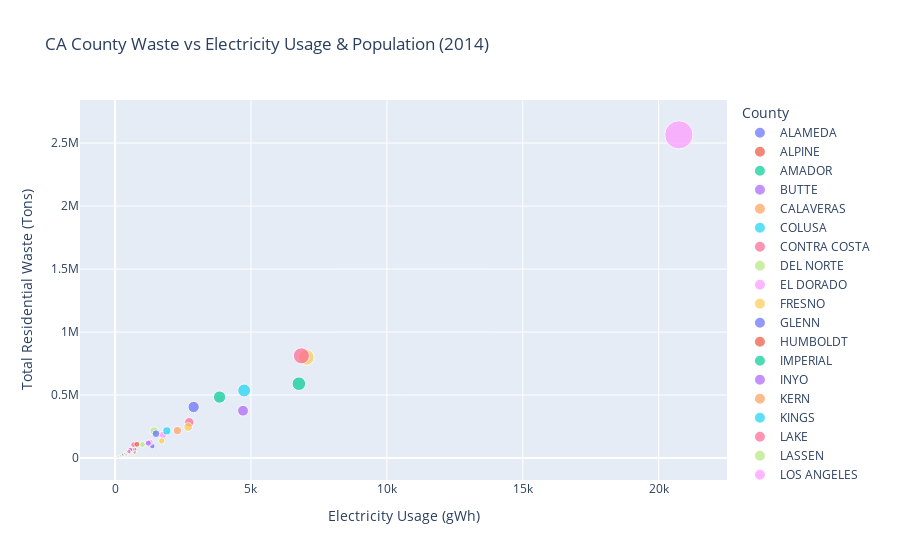

Notebook code cell kept with this figure:
### Code cell
fig = px.scatter(calrecycle_waste_characterization_per_county, x="Electricity Usage_2014", y="Total Residential Tons",
                 size="Population_2014", hover_data=["County"], color="County",
#                  log_x=True, log_y=True, 
                 labels={
                     "Total Residential Tons": "Total Residential Waste (Tons)",
                     "Electricity Usage_2014": "Electricity Usage (gWh)",
                     "Population_2014": "Population"
                 },
                 title="CA County Waste vs Electricity Usage & Population (2014)"
                )
# fig.update_traces(textposition='top left')
fig.show()

### Figure 1 — Plotly figure (JSON) as saved in the notebook; plotly's stock layout.template omitted (floating-point values rounded to 4 significant figures)
{"data": [{"customdata": [["ALAMEDA"]], "hovertemplate": "County=%{customdata[0]}<br>Electricity Usage (gWh)=%{x}<br>Total Residential Waste (Tons)=%{y}<br>Population=%{marker.size}<extra></extra>", "legendgroup": "ALAMEDA", "marker": {"color": "#636efa", "size": [1607792], "sizemode": "area", "sizeref": 25100.0, "symbol": "circle"}, "mode": "markers", "name": "ALAMEDA", "orientation": "v", "showlegend": true, "type": "scatter", "x": [2891.0], "xaxis": "x", "y": [405147], "yaxis": "y"}, {"customdata": [["ALPINE"]], "hovertemplate": "County=%{customdata[0]}<br>Electricity Usage (gWh)=%{x}<br>Total Residential Waste (Tons)=%{y}<br>Population=%{marker.size}<extra></extra>", "legendgroup": "ALPINE", "marker": {"color": "#EF553B", "size": [1080], "sizemode": "area", "sizeref": 25100.0, "symbol": "circle"}, "mode": "markers", "name": "ALPINE", "orientation": "v", "showlegend": true, "type": "scatter", "x": [11.97], "xaxis": "x", "y": [291], "yaxis": "y"}, {"customdata": [["AMADOR"]], "hovertemplate": "County=%{customdata[0]}<br>Electricity Usage (gWh)=%{x}<br>Total Residential Waste (Tons)=%{y}<br>Population=%{marker.size}<extra></extra>", "legendgroup": "AMADOR", "marker": {"color": "#00cc96", "size": [36726], "sizemode": "area", "sizeref": 25100.0, "symbol": "circle"}, "mode": "markers", "name": "AMADOR", "orientation": "v", "showlegend": true, "type": "scatter", "x": [134.7], "xaxis": "x", "y": [8799], "yaxis": "y"}, {"customdata": [["BUTTE"]], "hovertemplate": "County=%{customdata[0]}<br>Electricity Usage (gWh)=%{x}<br>Total Residential Waste (Tons)=%{y}<br>Population=%{marker.size}<extra></extra>", "legendgroup": "BUTTE", "marker": {"color": "#ab63fa", "size": [223516], "sizemode": "area", "sizeref": 25100.0, "symbol": "circle"}, "mode": "markers", "name": "BUTTE", "orientation": "v", "showlegend": true, "type": "scatter", "x": [718.9], "xaxis": "x", "y": [55883], "yaxis": "y"}, {"customdata": [["CALAVERAS"]], "hovertemplate": "County=%{customdata[0]}<br>Electricity Usage (gWh)=%{x}<br>Total Residential Waste (Tons)=%{y}<br>Population=%{marker.size}<extra></extra>", "legendgroup": "CALAVERAS", "marker": {"color": "#FFA15A", "size": [44671], "sizemode": "area", "sizeref": 25100.0, "symbol": "circle"}, "mode": "markers", "name": "CALAVERAS", "orientation": "v", "showlegend": true, "type": "scatter", "x": [192.5], "xaxis": "x", "y": [11400], "yaxis": "y"}, {"customdata": [["COLUSA"]], "hovertemplate": "County=%{customdata[0]}<br>Electricity Usage (gWh)=%{x}<br>Total Residential Waste (Tons)=%{y}<br>Population=%{marker.size}<extra></extra>", "legendgroup": "COLUSA", "marker": {"color": "#19d3f3", "size": [21176], "sizemode": "area", "sizeref": 25100.0, "symbol": "circle"}, "mode": "markers", "name": "COLUSA", "orientation": "v", "showlegend": true, "type": "scatter", "x": [64.72], "xaxis": "x", "y": [5532], "yaxis": "y"}, {"customdata": [["CONTRA COSTA"]], "hovertemplate": "County=%{customdata[0]}<br>Electricity Usage (gWh)=%{x}<br>Total Residential Waste (Tons)=%{y}<br>Population=%{marker.size}<extra></extra>", "legendgroup": "CONTRA COSTA", "marker": {"color": "#FF6692", "size": [1108876], "sizemode": "area", "sizeref": 25100.0, "symbol": "circle"}, "mode": "markers", "name": "CONTRA COSTA", "orientation": "v", "showlegend": true, "type": "scatter", "x": [2731.0], "xaxis": "x", "y": [283772], "yaxis": "y"}, {"customdata": [["DEL NORTE"]], "hovertemplate": "County=%{customdata[0]}<br>Electricity Usage (gWh)=%{x}<br>Total Residential Waste (Tons)=%{y}<br>Population=%{marker.size}<extra></extra>", "legendgroup": "DEL NORTE", "marker": {"color": "#B6E880", "size": [27175], "sizemode": "area", "sizeref": 25100.0, "symbol": "circle"}, "mode": "markers", "name": "DEL NORTE", "orientation": "v", "showlegend": true, "type": "scatter", "x": [110.1], "xaxis": "x", "y": [6106], "yaxis": "y"}, {"customdata": [["EL DORADO"]], "hovertemplate": "County=%{customdata[0]}<br>Electricity Usage (gWh)=%{x}<br>Total Residential Waste (Tons)=%{y}<br>Population=%{marker.size}<extra></extra>", "legendgroup": "EL DORADO", "marker": {"color": "#FF97FF", "size": [183108], "sizemode": "area", "sizeref": 25100.0, "symbol": "circle"}, "mode": "markers", "name": "EL DORADO", "orientation": "v", "showlegend": true, "type": "scatter", "x": [721.1], "xaxis": "x", "y": [46432], "yaxis": "y"}, {"customdata": [["FRESNO"]], "hovertemplate": "County=%{customdata[0]}<br>Electricity Usage (gWh)=%{x}<br>Total Residential Waste (Tons)=%{y}<br>Population=%{marker.size}<extra></extra>", "legendgroup": "FRESNO", "marker": {"color": "#FECB52", "size": [960567], "sizemode": "area", "sizeref": 25100.0, "symbol": "circle"}, "mode": "markers", "name": "FRESNO", "orientation": "v", "showlegend": true, "type": "scatter", "x": [2692.0], "xaxis": "x", "y": [246630], "yaxis": "y"}, {"customdata": [["GLENN"]], "hovertemplate": "County=%{customdata[0]}<br>Electricity Usage (gWh)=%{x}<br>Total Residential Waste (Tons)=%{y}<br>Population=%{marker.size}<extra></extra>", "legendgroup": "GLENN", "marker": {"color": "#636efa", "size": [27831], "sizemode": "area", "sizeref": 25100.0, "symbol": "circle"}, "mode": "markers", "name": "GLENN", "orientation": "v", "showlegend": true, "type": "scatter", "x": [91.39], "xaxis": "x", "y": [7232], "yaxis": "y"}, {"customdata": [["HUMBOLDT"]], "hovertemplate": "County=%{customdata[0]}<br>Electricity Usage (gWh)=%{x}<br>Total Residential Waste (Tons)=%{y}<br>Population=%{marker.size}<extra></extra>", "legendgroup": "HUMBOLDT", "marker": {"color": "#EF553B", "size": [134494], "sizemode": "area", "sizeref": 25100.0, "symbol": "circle"}, "mode": "markers", "name": "HUMBOLDT", "orientation": "v", "showlegend": true, "type": "scatter", "x": [395.9], "xaxis": "x", "y": [33039], "yaxis": "y"}, {"customdata": [["IMPERIAL"]], "hovertemplate": "County=%{customdata[0]}<br>Electricity Usage (gWh)=%{x}<br>Total Residential Waste (Tons)=%{y}<br>Population=%{marker.size}<extra></extra>", "legendgroup": "IMPERIAL", "marker": {"color": "#00cc96", "size": [177974], "sizemode": "area", "sizeref": 25100.0, "symbol": "circle"}, "mode": "markers", "name": "IMPERIAL", "orientation": "v", "showlegend": true, "type": "scatter", "x": [536.1], "xaxis": "x", "y": [45159], "yaxis": "y"}, {"customdata": [["INYO"]], "hovertemplate": "County=%{customdata[0]}<br>Electricity Usage (gWh)=%{x}<br>Total Residential Waste (Tons)=%{y}<br>Population=%{marker.size}<extra></extra>", "legendgroup": "INYO", "marker": {"color": "#ab63fa", "size": [18292], "sizemode": "area", "sizeref": 25100.0, "symbol": "circle"}, "mode": "markers", "name": "INYO", "orientation": "v", "showlegend": true, "type": "scatter", "x": [60.79], "xaxis": "x", "y": [4648], "yaxis": "y"}, {"customdata": [["KERN"]], "hovertemplate": "County=%{customdata[0]}<br>Electricity Usage (gWh)=%{x}<br>Total Residential Waste (Tons)=%{y}<br>Population=%{marker.size}<extra></extra>", "legendgroup": "KERN", "marker": {"color": "#FFA15A", "size": [869176], "sizemode": "area", "sizeref": 25100.0, "symbol": "circle"}, "mode": "markers", "name": "KERN", "orientation": "v", "showlegend": true, "type": "scatter", "x": [2295.0], "xaxis": "x", "y": [217883], "yaxis": "y"}, {"customdata": [["KINGS"]], "hovertemplate": "County=%{customdata[0]}<br>Electricity Usage (gWh)=%{x}<br>Total Residential Waste (Tons)=%{y}<br>Population=%{marker.size}<extra></extra>", "legendgroup": "KINGS", "marker": {"color": "#19d3f3", "size": [149495], "sizemode": "area", "sizeref": 25100.0, "symbol": "circle"}, "mode": "markers", "name": "KINGS", "orientation": "v", "showlegend": true, "type": "scatter", "x": [376.3], "xaxis": "x", "y": [34263], "yaxis": "y"}, {"customdata": [["LAKE"]], "hovertemplate": "County=%{customdata[0]}<br>Electricity Usage (gWh)=%{x}<br>Total Residential Waste (Tons)=%{y}<br>Population=%{marker.size}<extra></extra>", "legendgroup": "LAKE", "marker": {"color": "#FF6692", "size": [64044], "sizemode": "area", "sizeref": 25100.0, "symbol": "circle"}, "mode": "markers", "name": "LAKE", "orientation": "v", "showlegend": true, "type": "scatter", "x": [285.3], "xaxis": "x", "y": [16105], "yaxis": "y"}, {"customdata": [["LASSEN"]], "hovertemplate": "County=%{customdata[0]}<br>Electricity Usage (gWh)=%{x}<br>Total Residential Waste (Tons)=%{y}<br>Population=%{marker.size}<extra></extra>", "legendgroup": "LASSEN", "marker": {"color": "#B6E880", "size": [31664], "sizemode": "area", "sizeref": 25100.0, "symbol": "circle"}, "mode": "markers", "name": "LASSEN", "orientation": "v", "showlegend": true, "type": "scatter", "x": [94.37], "xaxis": "x", "y": [5904], "yaxis": "y"}, {"customdata": [["LOS ANGELES"]], "hovertemplate": "County=%{customdata[0]}<br>Electricity Usage (gWh)=%{x}<br>Total Residential Waste (Tons)=%{y}<br>Population=%{marker.size}<extra></extra>", "legendgroup": "LOS ANGELES", "marker": {"color": "#FF97FF", "size": [10040072], "sizemode": "area", "sizeref": 25100.0, "symbol": "circle"}, "mode": "markers", "name": "LOS ANGELES", "orientation": "v", "showlegend": true, "type": "scatter", "x": [20740.0], "xaxis": "x", "y": [2565550], "yaxis": "y"}, {"customdata": [["MADERA"]], "hovertemplate": "County=%{customdata[0]}<br>Electricity Usage (gWh)=%{x}<br>Total Residential Waste (Tons)=%{y}<br>Population=%{marker.size}<extra></extra>", "legendgroup": "MADERA", "marker": {"color": "#FECB52", "size": [153456], "sizemode": "area", "sizeref": 25100.0, "symbol": "circle"}, "mode": "markers", "name": "MADERA", "orientation": "v", "showlegend": true, "type": "scatter", "x": [424.6], "xaxis": "x", "y": [37707], "yaxis": "y"}, {"customdata": [["MARIN"]], "hovertemplate": "County=%{customdata[0]}<br>Electricity Usage (gWh)=%{x}<br>Total Residential Waste (Tons)=%{y}<br>Population=%{marker.size}<extra></extra>", "legendgroup": "MARIN", "marker": {"color": "#636efa", "size": [260359], "sizemode": "area", "sizeref": 25100.0, "symbol": "circle"}, "mode": "markers", "name": "MARIN", "orientation": "v", "showlegend": true, "type": "scatter", "x": [652.5], "xaxis": "x", "y": [64859], "yaxis": "y"}, {"customdata": [["MARIPOSA"]], "hovertemplate": "County=%{customdata[0]}<br>Electricity Usage (gWh)=%{x}<br>Total Residential Waste (Tons)=%{y}<br>Population=%{marker.size}<extra></extra>", "legendgroup": "MARIPOSA", "marker": {"color": "#EF553B", "size": [17714], "sizemode": "area", "sizeref": 25100.0, "symbol": "circle"}, "mode": "markers", "name": "MARIPOSA", "orientation": "v", "showlegend": true, "type": "scatter", "x": [68.52], "xaxis": "x", "y": [4448], "yaxis": "y"}, {"customdata": [["MENDOCINO"]], "hovertemplate": "County=%{customdata[0]}<br>Electricity Usage (gWh)=%{x}<br>Total Residential Waste (Tons)=%{y}<br>Population=%{marker.size}<extra></extra>", "legendgroup": "MENDOCINO", "marker": {"color": "#00cc96", "size": [87225], "sizemode": "area", "sizeref": 25100.0, "symbol": "circle"}, "mode": "markers", "name": "MENDOCINO", "orientation": "v", "showlegend": true, "type": "scatter", "x": [295.2], "xaxis": "x", "y": [22032], "yaxis": "y"}, {"customdata": [["MERCED"]], "hovertemplate": "County=%{customdata[0]}<br>Electricity Usage (gWh)=%{x}<br>Total Residential Waste (Tons)=%{y}<br>Population=%{marker.size}<extra></extra>", "legendgroup": "MERCED", "marker": {"color": "#ab63fa", "size": [264419], "sizemode": "area", "sizeref": 25100.0, "symbol": "circle"}, "mode": "markers", "name": "MERCED", "orientation": "v", "showlegend": true, "type": "scatter", "x": [718.5], "xaxis": "x", "y": [67789], "yaxis": "y"}, {"customdata": [["MODOC"]], "hovertemplate": "County=%{customdata[0]}<br>Electricity Usage (gWh)=%{x}<br>Total Residential Waste (Tons)=%{y}<br>Population=%{marker.size}<extra></extra>", "legendgroup": "MODOC", "marker": {"color": "#FFA15A", "size": [9068], "sizemode": "area", "sizeref": 25100.0, "symbol": "circle"}, "mode": "markers", "name": "MODOC", "orientation": "v", "showlegend": true, "type": "scatter", "x": [53.52], "xaxis": "x", "y": [2369], "yaxis": "y"}, {"customdata": [["MONO"]], "hovertemplate": "County=%{customdata[0]}<br>Electricity Usage (gWh)=%{x}<br>Total Residential Waste (Tons)=%{y}<br>Population=%{marker.size}<extra></extra>", "legendgroup": "MONO", "marker": {"color": "#19d3f3", "size": [14134], "sizemode": "area", "sizeref": 25100.0, "symbol": "circle"}, "mode": "markers", "name": "MONO", "orientation": "v", "showlegend": true, "type": "scatter", "x": [87.69], "xaxis": "x", "y": [3416], "yaxis": "y"}, {"customdata": [["MONTEREY"]], "hovertemplate": "County=%{customdata[0]}<br>Electricity Usage (gWh)=%{x}<br>Total Residential Waste (Tons)=%{y}<br>Population=%{marker.size}<extra></extra>", "legendgroup": "MONTEREY", "marker": {"color": "#FF6692", "size": [428475], "sizemode": "area", "sizeref": 25100.0, "symbol": "circle"}, "mode": "markers", "name": "MONTEREY", "orientation": "v", "showlegend": true, "type": "scatter", "x": [684.3], "xaxis": "x", "y": [106232], "yaxis": "y"}, {"customdata": [["NAPA"]], "hovertemplate": "County=%{customdata[0]}<br>Electricity Usage (gWh)=%{x}<br>Total Residential Waste (Tons)=%{y}<br>Population=%{marker.size}<extra></extra>", "legendgroup": "NAPA", "marker": {"color": "#B6E880", "size": [140405], "sizemode": "area", "sizeref": 25100.0, "symbol": "circle"}, "mode": "markers", "name": "NAPA", "orientation": "v", "showlegend": true, "type": "scatter", "x": [364.7], "xaxis": "x", "y": [34961], "yaxis": "y"}, {"customdata": [["NEVADA"]], "hovertemplate": "County=%{customdata[0]}<br>Electricity Usage (gWh)=%{x}<br>Total Residential Waste (Tons)=%{y}<br>Population=%{marker.size}<extra></extra>", "legendgroup": "NEVADA", "marker": {"color": "#FF97FF", "size": [98572], "sizemode": "area", "sizeref": 25100.0, "symbol": "circle"}, "mode": "markers", "name": "NEVADA", "orientation": "v", "showlegend": true, "type": "scatter", "x": [407.1], "xaxis": "x", "y": [24706], "yaxis": "y"}, {"customdata": [["ORANGE"]], "hovertemplate": "County=%{customdata[0]}<br>Electricity Usage (gWh)=%{x}<br>Total Residential Waste (Tons)=%{y}<br>Population=%{marker.size}<extra></extra>", "legendgroup": "ORANGE", "marker": {"color": "#FECB52", "size": [3126537], "sizemode": "area", "sizeref": 25100.0, "symbol": "circle"}, "mode": "markers", "name": "ORANGE", "orientation": "v", "showlegend": true, "type": "scatter", "x": [7033.0], "xaxis": "x", "y": [798973], "yaxis": "y"}, {"customdata": [["PLACER"]], "hovertemplate": "County=%{customdata[0]}<br>Electricity Usage (gWh)=%{x}<br>Total Residential Waste (Tons)=%{y}<br>Population=%{marker.size}<extra></extra>", "legendgroup": "PLACER", "marker": {"color": "#636efa", "size": [369217], "sizemode": "area", "sizeref": 25100.0, "symbol": "circle"}, "mode": "markers", "name": "PLACER", "orientation": "v", "showlegend": true, "type": "scatter", "x": [1371.0], "xaxis": "x", "y": [94361], "yaxis": "y"}, {"customdata": [["PLUMAS"]], "hovertemplate": "County=%{customdata[0]}<br>Electricity Usage (gWh)=%{x}<br>Total Residential Waste (Tons)=%{y}<br>Population=%{marker.size}<extra></extra>", "legendgroup": "PLUMAS", "marker": {"color": "#EF553B", "size": [18622], "sizemode": "area", "sizeref": 25100.0, "symbol": "circle"}, "mode": "markers", "name": "PLUMAS", "orientation": "v", "showlegend": true, "type": "scatter", "x": [98.12], "xaxis": "x", "y": [5000], "yaxis": "y"}, {"customdata": [["RIVERSIDE"]], "hovertemplate": "County=%{customdata[0]}<br>Electricity Usage (gWh)=%{x}<br>Total Residential Waste (Tons)=%{y}<br>Population=%{marker.size}<extra></extra>", "legendgroup": "RIVERSIDE", "marker": {"color": "#00cc96", "size": [2316162], "sizemode": "area", "sizeref": 25100.0, "symbol": "circle"}, "mode": "markers", "name": "RIVERSIDE", "orientation": "v", "showlegend": true, "type": "scatter", "x": [6763.0], "xaxis": "x", "y": [590028], "yaxis": "y"}, {"customdata": [["SACRAMENTO"]], "hovertemplate": "County=%{customdata[0]}<br>Electricity Usage (gWh)=%{x}<br>Total Residential Waste (Tons)=%{y}<br>Population=%{marker.size}<extra></extra>", "legendgroup": "SACRAMENTO", "marker": {"color": "#ab63fa", "size": [1474917], "sizemode": "area", "sizeref": 25100.0, "symbol": "circle"}, "mode": "markers", "name": "SACRAMENTO", "orientation": "v", "showlegend": true, "type": "scatter", "x": [4708.0], "xaxis": "x", "y": [375574], "yaxis": "y"}, {"customdata": [["SAN BENITO"]], "hovertemplate": "County=%{customdata[0]}<br>Electricity Usage (gWh)=%{x}<br>Total Residential Waste (Tons)=%{y}<br>Population=%{marker.size}<extra></extra>", "legendgroup": "SAN BENITO", "marker": {"color": "#FFA15A", "size": [57825], "sizemode": "area", "sizeref": 25100.0, "symbol": "circle"}, "mode": "markers", "name": "SAN BENITO", "orientation": "v", "showlegend": true, "type": "scatter", "x": [115.5], "xaxis": "x", "y": [14341], "yaxis": "y"}, {"customdata": [["SAN BERNARDINO"]], "hovertemplate": "County=%{customdata[0]}<br>Electricity Usage (gWh)=%{x}<br>Total Residential Waste (Tons)=%{y}<br>Population=%{marker.size}<extra></extra>", "legendgroup": "SAN BERNARDINO", "marker": {"color": "#19d3f3", "size": [2099181], "sizemode": "area", "sizeref": 25100.0, "symbol": "circle"}, "mode": "markers", "name": "SAN BERNARDINO", "orientation": "v", "showlegend": true, "type": "scatter", "x": [4750.0], "xaxis": "x", "y": [536080], "yaxis": "y"}, {"customdata": [["SAN DIEGO"]], "hovertemplate": "County=%{customdata[0]}<br>Electricity Usage (gWh)=%{x}<br>Total Residential Waste (Tons)=%{y}<br>Population=%{marker.size}<extra></extra>", "legendgroup": "SAN DIEGO", "marker": {"color": "#FF6692", "size": [3248877], "sizemode": "area", "sizeref": 25100.0, "symbol": "circle"}, "mode": "markers", "name": "SAN DIEGO", "orientation": "v", "showlegend": true, "type": "scatter", "x": [6856.0], "xaxis": "x", "y": [811199], "yaxis": "y"}, {"customdata": [["SAN FRANCISCO"]], "hovertemplate": "County=%{customdata[0]}<br>Electricity Usage (gWh)=%{x}<br>Total Residential Waste (Tons)=%{y}<br>Population=%{marker.size}<extra></extra>", "legendgroup": "SAN FRANCISCO", "marker": {"color": "#B6E880", "size": [850750], "sizemode": "area", "sizeref": 25100.0, "symbol": "circle"}, "mode": "markers", "name": "SAN FRANCISCO", "orientation": "v", "showlegend": true, "type": "scatter", "x": [1436.0], "xaxis": "x", "y": [214592], "yaxis": "y"}, {"customdata": [["SAN JOAQUIN"]], "hovertemplate": "County=%{customdata[0]}<br>Electricity Usage (gWh)=%{x}<br>Total Residential Waste (Tons)=%{y}<br>Population=%{marker.size}<extra></extra>", "legendgroup": "SAN JOAQUIN", "marker": {"color": "#FF97FF", "size": [711579], "sizemode": "area", "sizeref": 25100.0, "symbol": "circle"}, "mode": "markers", "name": "SAN JOAQUIN", "orientation": "v", "showlegend": true, "type": "scatter", "x": [1763.0], "xaxis": "x", "y": [183159], "yaxis": "y"}, {"customdata": [["SAN LUIS OBISPO"]], "hovertemplate": "County=%{customdata[0]}<br>Electricity Usage (gWh)=%{x}<br>Total Residential Waste (Tons)=%{y}<br>Population=%{marker.size}<extra></extra>", "legendgroup": "SAN LUIS OBISPO", "marker": {"color": "#FECB52", "size": [278227], "sizemode": "area", "sizeref": 25100.0, "symbol": "circle"}, "mode": "markers", "name": "SAN LUIS OBISPO", "orientation": "v", "showlegend": true, "type": "scatter", "x": [629.9], "xaxis": "x", "y": [66835], "yaxis": "y"}, {"customdata": [["SAN MATEO"]], "hovertemplate": "County=%{customdata[0]}<br>Electricity Usage (gWh)=%{x}<br>Total Residential Waste (Tons)=%{y}<br>Population=%{marker.size}<extra></extra>", "legendgroup": "SAN MATEO", "marker": {"color": "#636efa", "size": [757204], "sizemode": "area", "sizeref": 25100.0, "symbol": "circle"}, "mode": "markers", "name": "SAN MATEO", "orientation": "v", "showlegend": true, "type": "scatter", "x": [1505.0], "xaxis": "x", "y": [193000], "yaxis": "y"}, {"customdata": [["SANTA BARBARA"]], "hovertemplate": "County=%{customdata[0]}<br>Electricity Usage (gWh)=%{x}<br>Total Residential Waste (Tons)=%{y}<br>Population=%{marker.size}<extra></extra>", "legendgroup": "SANTA BARBARA", "marker": {"color": "#EF553B", "size": [439045], "sizemode": "area", "sizeref": 25100.0, "symbol": "circle"}, "mode": "markers", "name": "SANTA BARBARA", "orientation": "v", "showlegend": true, "type": "scatter", "x": [804.1], "xaxis": "x", "y": [109099], "yaxis": "y"}, {"customdata": [["SANTA CLARA"]], "hovertemplate": "County=%{customdata[0]}<br>Electricity Usage (gWh)=%{x}<br>Total Residential Waste (Tons)=%{y}<br>Population=%{marker.size}<extra></extra>", "legendgroup": "SANTA CLARA", "marker": {"color": "#00cc96", "size": [1891753], "sizemode": "area", "sizeref": 25100.0, "symbol": "circle"}, "mode": "markers", "name": "SANTA CLARA", "orientation": "v", "showlegend": true, "type": "scatter", "x": [3844.0], "xaxis": "x", "y": [483851], "yaxis": "y"}, {"customdata": [["SANTA CRUZ"]], "hovertemplate": "County=%{customdata[0]}<br>Electricity Usage (gWh)=%{x}<br>Total Residential Waste (Tons)=%{y}<br>Population=%{marker.size}<extra></extra>", "legendgroup": "SANTA CRUZ", "marker": {"color": "#ab63fa", "size": [270861], "sizemode": "area", "sizeref": 25100.0, "symbol": "circle"}, "mode": "markers", "name": "SANTA CRUZ", "orientation": "v", "showlegend": true, "type": "scatter", "x": [558.8], "xaxis": "x", "y": [66826], "yaxis": "y"}, {"customdata": [["SHASTA"]], "hovertemplate": "County=%{customdata[0]}<br>Electricity Usage (gWh)=%{x}<br>Total Residential Waste (Tons)=%{y}<br>Population=%{marker.size}<extra></extra>", "legendgroup": "SHASTA", "marker": {"color": "#FFA15A", "size": [178844], "sizemode": "area", "sizeref": 25100.0, "symbol": "circle"}, "mode": "markers", "name": "SHASTA", "orientation": "v", "showlegend": true, "type": "scatter", "x": [724.1], "xaxis": "x", "y": [44812], "yaxis": "y"}, {"customdata": [["SIERRA"]], "hovertemplate": "County=%{customdata[0]}<br>Electricity Usage (gWh)=%{x}<br>Total Residential Waste (Tons)=%{y}<br>Population=%{marker.size}<extra></extra>", "legendgroup": "SIERRA", "marker": {"color": "#19d3f3", "size": [2972], "sizemode": "area", "sizeref": 25100.0, "symbol": "circle"}, "mode": "markers", "name": "SIERRA", "orientation": "v", "showlegend": true, "type": "scatter", "x": [13.28], "xaxis": "x", "y": [813], "yaxis": "y"}, {"customdata": [["SISKIYOU"]], "hovertemplate": "County=%{customdata[0]}<br>Electricity Usage (gWh)=%{x}<br>Total Residential Waste (Tons)=%{y}<br>Population=%{marker.size}<extra></extra>", "legendgroup": "SISKIYOU", "marker": {"color": "#FF6692", "size": [43338], "sizemode": "area", "sizeref": 25100.0, "symbol": "circle"}, "mode": "markers", "name": "SISKIYOU", "orientation": "v", "showlegend": true, "type": "scatter", "x": [215.4], "xaxis": "x", "y": [11265], "yaxis": "y"}, {"customdata": [["SOLANO"]], "hovertemplate": "County=%{customdata[0]}<br>Electricity Usage (gWh)=%{x}<br>Total Residential Waste (Tons)=%{y}<br>Population=%{marker.size}<extra></extra>", "legendgroup": "SOLANO", "marker": {"color": "#B6E880", "size": [429006], "sizemode": "area", "sizeref": 25100.0, "symbol": "circle"}, "mode": "markers", "name": "SOLANO", "orientation": "v", "showlegend": true, "type": "scatter", "x": [1008.0], "xaxis": "x", "y": [107166], "yaxis": "y"}, {"customdata": [["SONOMA"]], "hovertemplate": "County=%{customdata[0]}<br>Electricity Usage (gWh)=%{x}<br>Total Residential Waste (Tons)=%{y}<br>Population=%{marker.size}<extra></extra>", "legendgroup": "SONOMA", "marker": {"color": "#FF97FF", "size": [498560], "sizemode": "area", "sizeref": 25100.0, "symbol": "circle"}, "mode": "markers", "name": "SONOMA", "orientation": "v", "showlegend": true, "type": "scatter", "x": [1287.0], "xaxis": "x", "y": [125350], "yaxis": "y"}, {"customdata": [["STANISLAUS"]], "hovertemplate": "County=%{customdata[0]}<br>Electricity Usage (gWh)=%{x}<br>Total Residential Waste (Tons)=%{y}<br>Population=%{marker.size}<extra></extra>", "legendgroup": "STANISLAUS", "marker": {"color": "#FECB52", "size": [528015], "sizemode": "area", "sizeref": 25100.0, "symbol": "circle"}, "mode": "markers", "name": "STANISLAUS", "orientation": "v", "showlegend": true, "type": "scatter", "x": [1717.0], "xaxis": "x", "y": [136114], "yaxis": "y"}, {"customdata": [["SUTTER"]], "hovertemplate": "County=%{customdata[0]}<br>Electricity Usage (gWh)=%{x}<br>Total Residential Waste (Tons)=%{y}<br>Population=%{marker.size}<extra></extra>", "legendgroup": "SUTTER", "marker": {"color": "#636efa", "size": [94778], "sizemode": "area", "sizeref": 25100.0, "symbol": "circle"}, "mode": "markers", "name": "SUTTER", "orientation": "v", "showlegend": true, "type": "scatter", "x": [276.6], "xaxis": "x", "y": [24617], "yaxis": "y"}, {"customdata": [["TEHAMA"]], "hovertemplate": "County=%{customdata[0]}<br>Electricity Usage (gWh)=%{x}<br>Total Residential Waste (Tons)=%{y}<br>Population=%{marker.size}<extra></extra>", "legendgroup": "TEHAMA", "marker": {"color": "#EF553B", "size": [62801], "sizemode": "area", "sizeref": 25100.0, "symbol": "circle"}, "mode": "markers", "name": "TEHAMA", "orientation": "v", "showlegend": true, "type": "scatter", "x": [231.0], "xaxis": "x", "y": [16080], "yaxis": "y"}, {"customdata": [["TRINITY"]], "hovertemplate": "County=%{customdata[0]}<br>Electricity Usage (gWh)=%{x}<br>Total Residential Waste (Tons)=%{y}<br>Population=%{marker.size}<extra></extra>", "legendgroup": "TRINITY", "marker": {"color": "#00cc96", "size": [13128], "sizemode": "area", "sizeref": 25100.0, "symbol": "circle"}, "mode": "markers", "name": "TRINITY", "orientation": "v", "showlegend": true, "type": "scatter", "x": [10.27], "xaxis": "x", "y": [3388], "yaxis": "y"}, {"customdata": [["TULARE"]], "hovertemplate": "County=%{customdata[0]}<br>Electricity Usage (gWh)=%{x}<br>Total Residential Waste (Tons)=%{y}<br>Population=%{marker.size}<extra></extra>", "legendgroup": "TULARE", "marker": {"color": "#ab63fa", "size": [455138], "sizemode": "area", "sizeref": 25100.0, "symbol": "circle"}, "mode": "markers", "name": "TULARE", "orientation": "v", "showlegend": true, "type": "scatter", "x": [1221.0], "xaxis": "x", "y": [117688], "yaxis": "y"}, {"customdata": [["TUOLUMNE"]], "hovertemplate": "County=%{customdata[0]}<br>Electricity Usage (gWh)=%{x}<br>Total Residential Waste (Tons)=%{y}<br>Population=%{marker.size}<extra></extra>", "legendgroup": "TUOLUMNE", "marker": {"color": "#FFA15A", "size": [53851], "sizemode": "area", "sizeref": 25100.0, "symbol": "circle"}, "mode": "markers", "name": "TUOLUMNE", "orientation": "v", "showlegend": true, "type": "scatter", "x": [206.3], "xaxis": "x", "y": [13092], "yaxis": "y"}, {"customdata": [["VENTURA"]], "hovertemplate": "County=%{customdata[0]}<br>Electricity Usage (gWh)=%{x}<br>Total Residential Waste (Tons)=%{y}<br>Population=%{marker.size}<extra></extra>", "legendgroup": "VENTURA", "marker": {"color": "#19d3f3", "size": [842297], "sizemode": "area", "sizeref": 25100.0, "symbol": "circle"}, "mode": "markers", "name": "VENTURA", "orientation": "v", "showlegend": true, "type": "scatter", "x": [1905.0], "xaxis": "x", "y": [215568], "yaxis": "y"}, {"customdata": [["YOLO"]], "hovertemplate": "County=%{customdata[0]}<br>Electricity Usage (gWh)=%{x}<br>Total Residential Waste (Tons)=%{y}<br>Population=%{marker.size}<extra></extra>", "legendgroup": "YOLO", "marker": {"color": "#FF6692", "size": [208398], "sizemode": "area", "sizeref": 25100.0, "symbol": "circle"}, "mode": "markers", "name": "YOLO", "orientation": "v", "showlegend": true, "type": "scatter", "x": [507.2], "xaxis": "x", "y": [51697], "yaxis": "y"}, {"customdata": [["YUBA"]], "hovertemplate": "County=%{customdata[0]}<br>Electricity Usage (gWh)=%{x}<br>Total Residential Waste (Tons)=%{y}<br>Population=%{marker.size}<extra></extra>", "legendgroup": "YUBA", "marker": {"color": "#B6E880", "size": [73533], "sizemode": "area", "sizeref": 25100.0, "symbol": "circle"}, "mode": "markers", "name": "YUBA", "orientation": "v", "showlegend": true, "type": "scatter", "x": [214.3], "xaxis": "x", "y": [18632], "yaxis": "y"}], "layout": {"legend": {"itemsizing": "constant", "title": {"text": "County"}, "tracegroupgap": 0}, "title": {"text": "CA County Waste vs Electricity Usage & Population (2014)"}, "xaxis": {"anchor": "y", "domain": [0, 1], "title": {"text": "Electricity Usage (gWh)"}}, "yaxis": {"anchor": "x", "domain": [0, 1], "title": {"text": "Total Residential Waste (Tons)"}}}}
